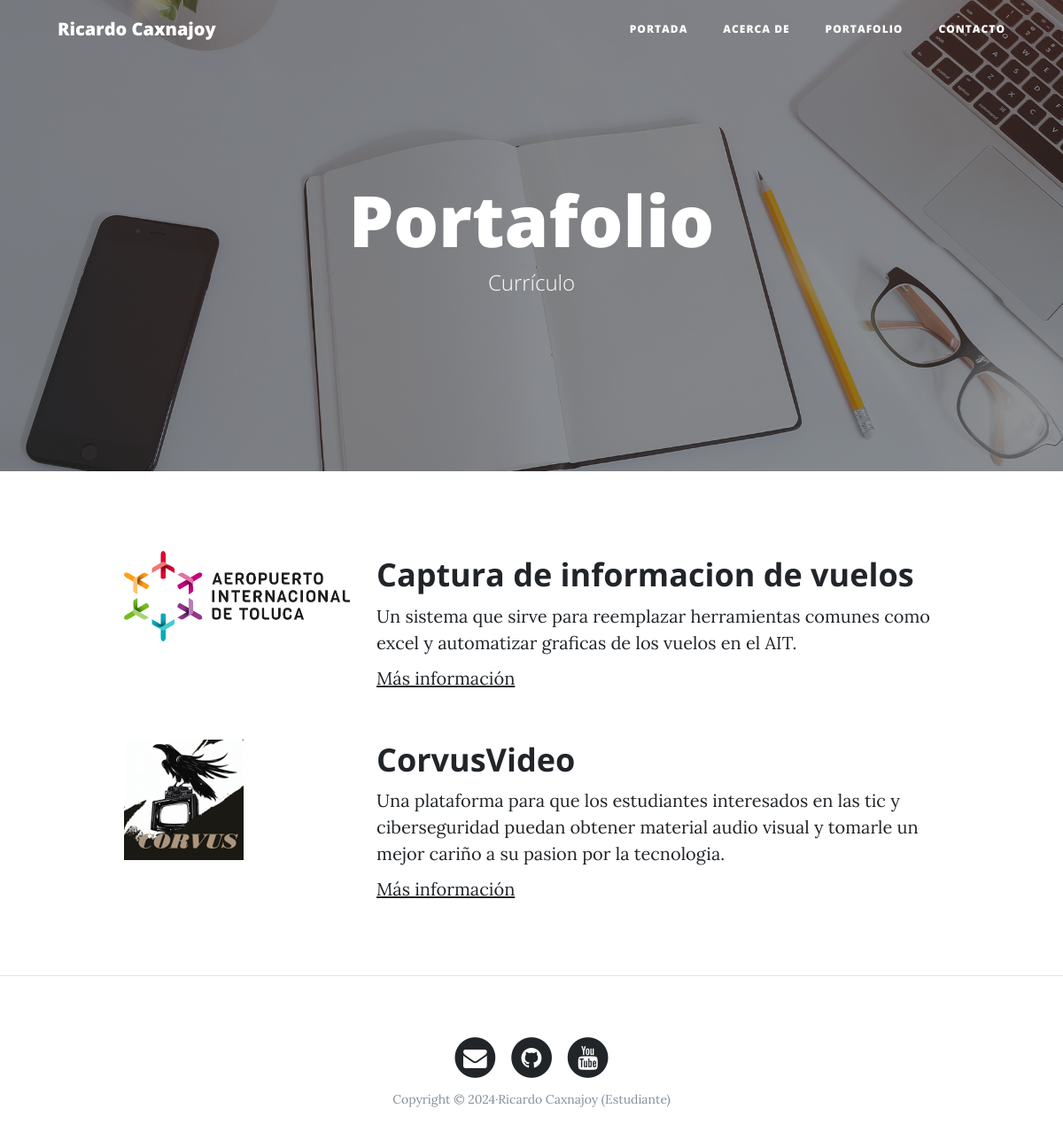
The page /portfolio/ on the database its author committed.
### portfolio/models.py (models this page shows, shortened)
class Project(models.Model):
    title = models.CharField(max_length=200, verbose_name="Título")
    description = models.TextField(verbose_name="Descripción")
    image = models.ImageField(verbose_name="Imagen", upload_to="projects")
    link = models.URLField(verbose_name="Dirección Web", null=True, blank=True)
    created = models.DateTimeField(auto_now_add=True, verbose_name="Fecha de creación")
    updated = models.DateTimeField(auto_now=True, verbose_name="Fecha de edición")
    class Meta:
        verbose_name = "proyecto"
        verbose_name_plural = "proyectos"
        ordering = ["-created"]

### portfolio/views.py (the view)
# urls.py: path('portfolio/', portfolio_views.portfolio, name="portfolio"),
def portfolio(request):
    projects = Project.objects.all()
    return render(request, "portfolio/portfolio.html", {'projects': projects})

### portfolio/templates/portfolio/portfolio.html (shortened to what this page needs)
{% extends 'core/base.html' %}
{% block background %}{% load static %}{% static 'core/img/portfolio-bg.jpg' %}{% endblock %}
{% block headers %}
<h1>Portafolio</h1>
<span class="subheading">Currículo</span>
{% endblock %}
{% block content %}
    {% for project in projects %}
        <div class="row project">
            <div class="col-lg-3 col-md-4 offset-lg-1">
                <img class="img-fluid" src="{{project.image.url}}" alt="">
            </div>
            <div class="col-lg-7 col-md-8">
                <h2 class="section-heading title">{{project.title}}</h2>
                <p>{{project.description}}</p>
                {% if project.link %}
                    <p><a href="{{project.link}}">Más información</a></p>
                {% endif %}
            </div>
        </div>
    {% endfor %}
{% endblock %}

### core/templates/core/base.html (shortened to what this page needs)
<!DOCTYPE html>
<html lang="es">
  <head>
    {% load static %}
    <link href="{% static 'core/vendor/bootstrap/css/bootstrap.min.css' %}" rel="stylesheet">
    <link href="{% static 'core/vendor/font-awesome/css/font-awesome.min.css' %}" rel="stylesheet" type="text/css">
    <link href="{% static 'core/css/clean-blog.min.css' %}" rel="stylesheet">
  </head>
  <body>
    <nav class="navbar navbar-expand-lg navbar-light fixed-top" id="mainNav">
      <div class="container">
        <a class="navbar-brand" href="{% url 'home' %}">Ricardo Caxnajoy</a>
        <div class="collapse navbar-collapse" id="navbarResponsive">
          <ul class="navbar-nav ml-auto">
            <li class="nav-item">
              <a class="nav-link" href="{% url 'home' %}">Portada</a>
            </li>
            <li class="nav-item">
              <a class="nav-link" href="{% url 'about' %}">Acerca de</a>
            </li>
            <li class="nav-item">
              <a class="nav-link" href="{% url 'portfolio' %}">Portafolio</a>
            </li>
            <li class="nav-item">
              <a class="nav-link" href="{% url 'contact' %}">Contacto</a>
            </li>
          </ul>
        </div>
      </div>
    </nav>
    <header class="masthead" style="background-image: url('{% block background %}{% endblock %}')">
      <div class="overlay"></div>
      <div class="container">
        <div class="row">
          <div class="col-lg-8 col-md-10 mx-auto">
            <div class="site-heading">
              {% block headers %}{% endblock %}
            </div>
          </div>
        </div>
      </div>
    </header>
    <div class="container">
      {% block content %}{% endblock %}
    </div>
    {% if request.path != "/" %}<hr>{% endif %}
    <footer>
      <div class="container">
        <div class="row">
          <div class="col-lg-8 col-md-10 mx-auto">
            <ul class="list-inline text-center">
              <li class="list-inline-item">
                <a href="#">
                  <span class="fa-stack fa-lg">
                    <i class="fa fa-circle fa-stack-2x"></i>
                    <i class="fa fa-envelope fa-stack-1x fa-inverse"></i>
                  </span>
                </a>
              </li>
              <li class="list-inline-item">
                <a href="#">
                  <span class="fa-stack fa-lg">
                    <i class="fa fa-circle fa-stack-2x"></i>
                    <i class="fa fa-github fa-stack-1x fa-inverse"></i>
                  </span>
                </a>
              </li>
              <li class="list-inline-item">
                <a href="#">
                  <span class="fa-stack fa-lg">
                    <i class="fa fa-circle fa-stack-2x"></i>
                    <i class="fa fa-youtube fa-stack-1x fa-inverse"></i>
                  </span>
                </a>
              </li>
            </ul>
            <p class="copyright text-muted">Copyright &copy; 2024·Ricardo Caxnajoy (Estudiante) </p>
          </div>
        </div>
      </div>
    </footer>
  </body>
</html>

### rows shown on the page
Project: image (picture), title "Captura de informacion de vuelos", description "Un sistema que sirve para reemplazar herramientas comunes como excel y automatizar graficas de los vuelos en el AIT."
Project: image (picture), title "CorvusVideo", description "Una plataforma para que los estudiantes interesados en las tic y ciberseguridad puedan obtener material audio visual y tomarle un mejor cariño a su pasion por la tecnologia."
